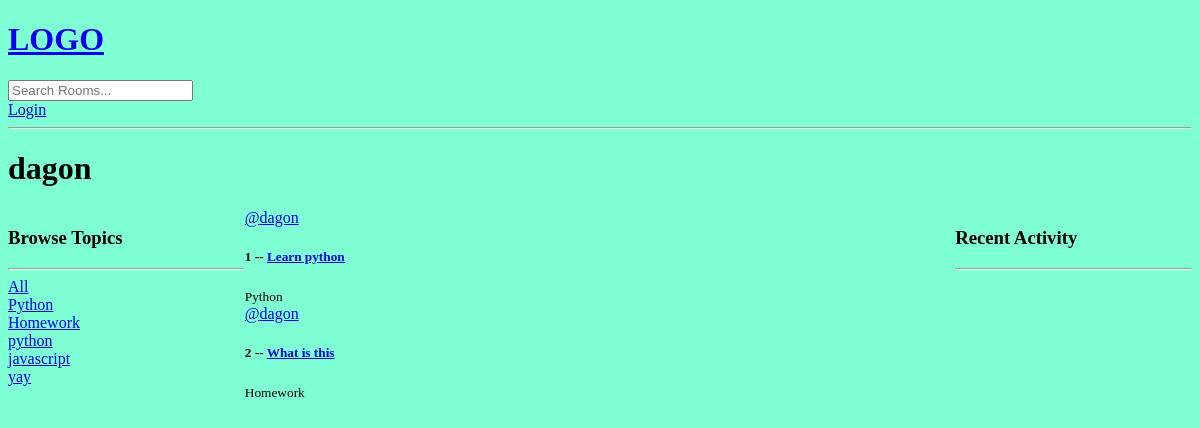
Page /profile/1/ on the earlier database version.
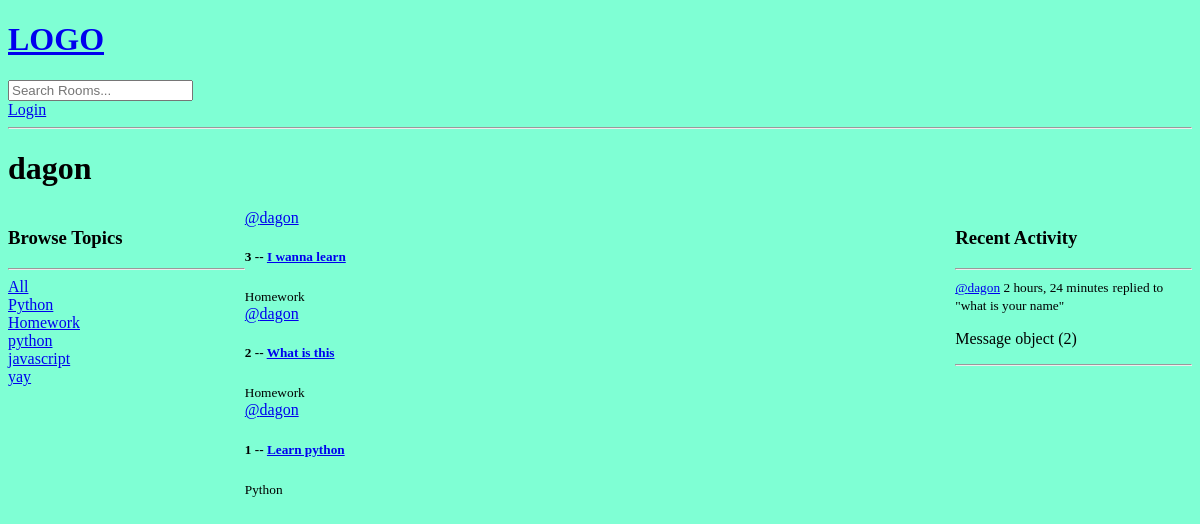
Same page on the later database version.
### base/models.py (models this page shows, shortened)
class Topic(models.Model):
    name = models.CharField(max_length=200)

class Room(models.Model):
    host = models.ForeignKey(User, null=True, on_delete=models.SET_NULL)
    topic = models.ForeignKey(Topic, on_delete=models.SET_NULL, null=True)
    name = models.CharField(max_length=200)
    description = models.TextField(null=True, blank=True)
    participants = models.ManyToManyField(User, related_name='participants', blank=True)
    updated = models.DateTimeField(auto_now=True)
    created = models.DateTimeField(auto_now_add=True)
    class Meta:
        ordering = ['-updated', '-created']
    def __str__(self):
        return self.name

class Message(models.Model):
    user = models.ForeignKey(User, on_delete=models.CASCADE)
    room = models.ForeignKey(Room, on_delete=models.CASCADE)
    body = models.TextField()
    updated = models.DateTimeField(auto_now=True)
    created = models.DateTimeField(auto_now_add=True)
    class Meta:
        ordering = ['-updated', '-created']

### base/views.py (the view)
# urls.py: path('profile/<str:pk>/', views.userProfile, name="user-profile"),
def userProfile(request, pk):
    user = User.objects.get(id=pk)
    rooms = user.room_set.all()
    room_messages = user.message_set.all()
    topics =Topic.objects.all()
    context = {'user':user, 'rooms':rooms, 'room_messages':room_messages, 'topics': topics}
    return render(request, 'base/profile.html', context)

### base/templates/base/profile.html (shortened to what this page needs)
{% extends 'main.html' %}
{% block content %}
<h1>{{user.username}}</h1>
<div class="profile-container">
    <div>
        {% include 'base/topics_component.html' %}
    </div>
    <div>
        {% include 'base/feed_component.html' %}
    </div>
    <div>
        {% include 'base/activity_component.html' %}
    </div>
</div>
{% endblock content %}

### templates/main.html (shortened to what this page needs)
<!DOCTYPE html>
{% load static %}
<html>
<head>
    <link rel='stylesheet' type='text/css' media='screen' href="{% static 'styles/main.css' %}">
</head>
<body>
    {% include 'navbar.html' %}
    {% block content %}
    {% endblock %}
</body>
</html>

### templates/navbar.html
<a href="/">
    <h1>LOGO</h1>
</a>
<form method="GET" action="{% url 'home' %}">
    <input type="text" name="q" placeholder="Search Rooms..." />
</form>
{% if request.user.is_authenticated %}
<p>Hello {{request.user}}</p>
<a href="{% url 'logout' %}">Logout</a>
{% else %}
<a href="{% url 'login' %}">Login</a>
{% endif%}
<hr>

### base/templates/base/topics_component.html
<h3>Browse Topics</h3>
<hr>
<div>
    <a href = "{% url 'home' %}">All</a>
</div>
{% for topic in topics %}
<div>
    <a href = "{% url 'home' %}?q={{topic.name}}">{{topic.name}}</a>
</div>
{% endfor %}

### base/templates/base/feed_component.html (shortened to what this page needs)
<div>
    {% for room in rooms %}
        <div>
            <a href="{% url 'user-profile' room.host.id %}">@{{room.host.username}}</a>
            <h5>{{room.id}} -- <a href="{% url 'room' room.id %}">{{room.name}}</a></h5>
            <small>{{room.topic.name}}</small>
        </div>
    {% endfor %}
</div>

### base/templates/base/activity_component.html (shortened to what this page needs)
<h3>Recent Activity</h3>
        <hr>
        {% for message in room_messages%}
            <div>
                <small><a href = "{% url 'user-profile' message.user.id %}">@{{message.user}}</a> {{message.created|timesince}}</small>
                <small>replied to "{{message.room}}"</small>
                <p>{{message}}</p>
                <hr>
            </div>
        {% endfor%}

### static/styles/main.css (style rules this page uses)
body { background-color: aquamarine; }

### base/templates/base/profile.html (style rules this page uses)
.profile-container { display: grid; grid-template-columns:1fr 3fr 1fr; }

Differences in the rows shown:
added Room: host.username "dagon", id "3", name "I wanna learn", topic.name "Homework"
changed Room "What is this": moves up the list
added Message: user "dagon", created "2 hours, 24 minutes", room "what is your name", id "Message object (2)"
